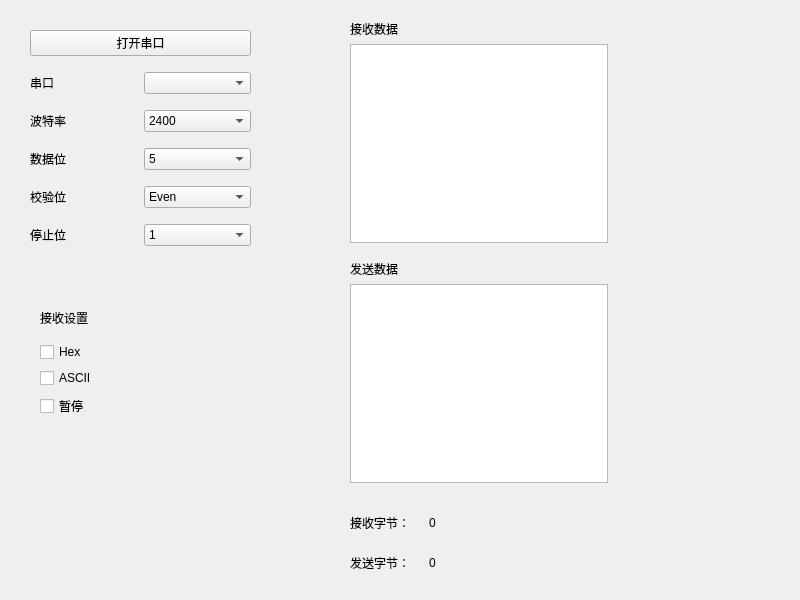
<?xml version="1.0" encoding="UTF-8"?>
<ui version="4.0">
 <class>Widget</class>
 <widget class="QWidget" name="Widget">
  <property name="geometry">
   <rect>
    <x>0</x>
    <y>0</y>
    <width>800</width>
    <height>600</height>
   </rect>
  </property>
  <property name="windowTitle">
   <string>Widget</string>
  </property>
  <widget class="QWidget" name="">
   <property name="geometry">
    <rect>
     <x>30</x>
     <y>20</y>
     <width>221</width>
     <height>241</height>
    </rect>
   </property>
   <layout class="QVBoxLayout" name="verticalLayout">
    <item>
     <widget class="QPushButton" name="pushButton">
      <property name="text">
       <string>打开串口</string>
      </property>
     </widget>
    </item>
    <item>
     <layout class="QHBoxLayout" name="horizontalLayout">
      <item>
       <widget class="QLabel" name="label">
        <property name="text">
         <string>串口</string>
        </property>
       </widget>
      </item>
      <item>
       <widget class="QComboBox" name="comboBox"/>
      </item>
     </layout>
    </item>
    <item>
     <layout class="QHBoxLayout" name="horizontalLayout_2">
      <item>
       <widget class="QLabel" name="label_2">
        <property name="text">
         <string>波特率</string>
        </property>
       </widget>
      </item>
      <item>
       <widget class="QComboBox" name="comboBox_2">
        <item>
         <property name="text">
          <string>2400</string>
         </property>
        </item>
        <item>
         <property name="text">
          <string>4800</string>
         </property>
        </item>
        <item>
         <property name="text">
          <string>9600</string>
         </property>
        </item>
        <item>
         <property name="text">
          <string>19200</string>
         </property>
        </item>
        <item>
         <property name="text">
          <string>38400</string>
         </property>
        </item>
        <item>
         <property name="text">
          <string>115200</string>
         </property>
        </item>
        <item>
         <property name="text">
          <string>128000</string>
         </property>
        </item>
        <item>
         <property name="text">
          <string>256000</string>
         </property>
        </item>
       </widget>
      </item>
     </layout>
    </item>
    <item>
     <layout class="QHBoxLayout" name="horizontalLayout_3">
      <item>
       <widget class="QLabel" name="label_3">
        <property name="text">
         <string>数据位</string>
        </property>
       </widget>
      </item>
      <item>
       <widget class="QComboBox" name="comboBox_3">
        <item>
         <property name="text">
          <string>5</string>
         </property>
        </item>
        <item>
         <property name="text">
          <string>6</string>
         </property>
        </item>
        <item>
         <property name="text">
          <string>7</string>
         </property>
        </item>
        <item>
         <property name="text">
          <string>8</string>
         </property>
        </item>
       </widget>
      </item>
     </layout>
    </item>
    <item>
     <layout class="QHBoxLayout" name="horizontalLayout_4">
      <item>
       <widget class="QLabel" name="label_4">
        <property name="text">
         <string>校验位</string>
        </property>
       </widget>
      </item>
      <item>
       <widget class="QComboBox" name="comboBox_4">
        <item>
         <property name="text">
          <string>Even</string>
         </property>
        </item>
        <item>
         <property name="text">
          <string>Odd</string>
         </property>
        </item>
        <item>
         <property name="text">
          <string>NoParity</string>
         </property>
        </item>
       </widget>
      </item>
     </layout>
    </item>
    <item>
     <layout class="QHBoxLayout" name="horizontalLayout_5">
      <item>
       <widget class="QLabel" name="label_5">
        <property name="text">
         <string>停止位</string>
        </property>
       </widget>
      </item>
      <item>
       <widget class="QComboBox" name="comboBox_5">
        <item>
         <property name="text">
          <string>1</string>
         </property>
        </item>
        <item>
         <property name="text">
          <string>1.5</string>
         </property>
        </item>
        <item>
         <property name="text">
          <string>2</string>
         </property>
        </item>
       </widget>
      </item>
     </layout>
    </item>
   </layout>
  </widget>
  <widget class="QWidget" name="">
   <property name="geometry">
    <rect>
     <x>40</x>
     <y>300</y>
     <width>63</width>
     <height>118</height>
    </rect>
   </property>
   <layout class="QVBoxLayout" name="verticalLayout_2">
    <item>
     <widget class="QLabel" name="label_6">
      <property name="text">
       <string>接收设置</string>
      </property>
     </widget>
    </item>
    <item>
     <widget class="QCheckBox" name="checkBox">
      <property name="text">
       <string>Hex</string>
      </property>
     </widget>
    </item>
    <item>
     <widget class="QCheckBox" name="checkBox_2">
      <property name="text">
       <string>ASCII</string>
      </property>
     </widget>
    </item>
    <item>
     <widget class="QCheckBox" name="checkBox_3">
      <property name="text">
       <string>暂停</string>
      </property>
     </widget>
    </item>
   </layout>
  </widget>
  <widget class="QWidget" name="">
   <property name="geometry">
    <rect>
     <x>350</x>
     <y>510</y>
     <width>151</width>
     <height>25</height>
    </rect>
   </property>
   <layout class="QHBoxLayout" name="horizontalLayout_6">
    <item>
     <widget class="QLabel" name="label_9">
      <property name="text">
       <string>接收字节：</string>
      </property>
     </widget>
    </item>
    <item>
     <widget class="QLabel" name="label_11">
      <property name="text">
       <string>0</string>
      </property>
     </widget>
    </item>
   </layout>
  </widget>
  <widget class="QWidget" name="">
   <property name="geometry">
    <rect>
     <x>350</x>
     <y>550</y>
     <width>151</width>
     <height>25</height>
    </rect>
   </property>
   <layout class="QHBoxLayout" name="horizontalLayout_7">
    <item>
     <widget class="QLabel" name="label_10">
      <property name="text">
       <string>发送字节：</string>
      </property>
     </widget>
    </item>
    <item>
     <widget class="QLabel" name="label_12">
      <property name="text">
       <string>0</string>
      </property>
     </widget>
    </item>
   </layout>
  </widget>
  <widget class="QWidget" name="">
   <property name="geometry">
    <rect>
     <x>350</x>
     <y>260</y>
     <width>258</width>
     <height>223</height>
    </rect>
   </property>
   <layout class="QVBoxLayout" name="verticalLayout_3">
    <item>
     <widget class="QLabel" name="label_8">
      <property name="text">
       <string>发送数据</string>
      </property>
     </widget>
    </item>
    <item>
     <widget class="QTextEdit" name="textEdit_2"/>
    </item>
   </layout>
  </widget>
  <widget class="QWidget" name="">
   <property name="geometry">
    <rect>
     <x>350</x>
     <y>20</y>
     <width>258</width>
     <height>223</height>
    </rect>
   </property>
   <layout class="QVBoxLayout" name="verticalLayout_4">
    <item>
     <widget class="QLabel" name="label_7">
      <property name="text">
       <string>接收数据</string>
      </property>
     </widget>
    </item>
    <item>
     <widget class="QTextEdit" name="textEdit"/>
    </item>
   </layout>
  </widget>
 </widget>
 <resources/>
 <connections/>
</ui>
